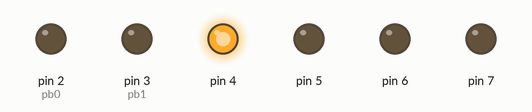
This sketch was run on a simulated Arduino Uno, built with avr-gcc and run on an emulated ATmega328P. Shown: output pins drawn as LEDs (lit = HIGH). What the sketch prints to the serial monitor is not drawn. At 0.3 s the program stops and its outputs stay as they are.

Above: at 0.1 s.
Timing chart, 0 to 1.6 s (numbered marks = the images above):
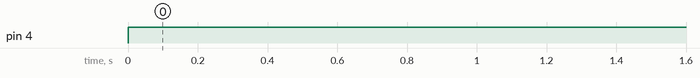

The sketch:

sketch_dec19a.ino
```cpp
int pb0 = 2;
int pb1 = 3;
int  led[] { 4, 5, 6, 7,8,9};
int  test[] {4, 5, 6, 7,8,9};
int counter = 0;//  what row in the array should be called, for turning on segments
int debounceDelay = 200;
int buttonState;// the current reading from the input pin
int buttonState0;
int lastButtonState = 0; // the previous reading from the input pin
int lasButtonState0 = 0; // the previous reading from the input pin
unsigned long lastDebounceTime = 0;  // the last time the output pin was toggled

int i = 0;

void setup() {
  for (int i = 2; i < 8; i++) {
    pinMode(i, OUTPUT);
  }
  // setting up pins as inputs
  pinMode(8, INPUT);
  pinMode(9, INPUT);

}
void screen() {
  if ( counter == 0) {
    digitalWrite(led[0], 1);
  }
  else {
    digitalWrite(led[0], 0);
  }
  if ( counter == 1) {
    digitalWrite(led[1], 1);
  }
  else {
    digitalWrite(led[1], 0);
  }
  if ( counter == 2) {
    digitalWrite(led[2], 1);
  }
  else {
    digitalWrite(led[2], 0);
  }
  if ( counter == 3) {
    digitalWrite(led[3], 1);
  }
  else {
    digitalWrite(led[3], 0);
  }
  if ( counter == 4) {
    digitalWrite(led[4], 1);
  }
  else {
    digitalWrite(led[4], 0);
  }
  if ( counter == 5) {
    digitalWrite(led[5], 1);
  }
  else {
    digitalWrite(led[5], 0);
  }
  if ( counter == 6) {
    digitalWrite(led[6], 1);
  }
  else {
    digitalWrite(led[6], 0);
  }
}

void loop() {
  Serial.begin(9600);
  screen();;;

  //button1
  int reading = digitalRead(pb1);
  // check to see if you just pressed the button
  // (i.e. the input went from LOW to HIGH), and you've waited long enough
  // since the last press to ignore any noise:

  // If the switch changed, due to noise or pressing:
  if (reading != lastButtonState) {
    // reset the debouncing timer
    lastDebounceTime = millis();
  }
  if ((millis() - lastDebounceTime) < debounceDelay) {

    // whatever the reading is at, it's been there for longer than the debounce
    // delay, so take it as the actual current state:

    // if the button state has changed:
    if (reading != buttonState) {
      buttonState = reading;

      // only add to counter if the new button state is HIGH
      if (buttonState == HIGH) {
        for (i = 0; i < 8; i++) {
          digitalWrite(test[i], 0);
        }
        counter = (counter + 1) % 11;
      }
    }
  }
  int reading0 = digitalRead(pb0);

  // check to see if you just pressed the button
  // (i.e. the input went from LOW to HIGH), and you've waited long enough
  // since the last press to ignore any noise:

  // If the switch changed, due to noise or pressing:
  if (reading0 != lasButtonState0) {
    // reset the debouncing timer
    lastDebounceTime = millis();
  }

  if ((millis() - lastDebounceTime) < debounceDelay) {

    // whatever the reading is at, it's been there for longer than the debounce
    // delay, so take it as the actual current state:

    // if the button state has changed:
    if (reading0 != buttonState0) {
      buttonState0 = reading0;

      // only add to counter if the new button state is HIGH
      if (buttonState0 == HIGH) {
         for (i = 0; i < 8; i++) {
          digitalWrite(test[i], 0);
        }
       counter = (counter - 1);
       if( counter==7){
        counter =0;
       }
      }
    }
  }
  Serial.print( digitalRead(pb0));
}
```

Measured:
- by itself, pin 4: LOW → HIGH at 0.00 s
